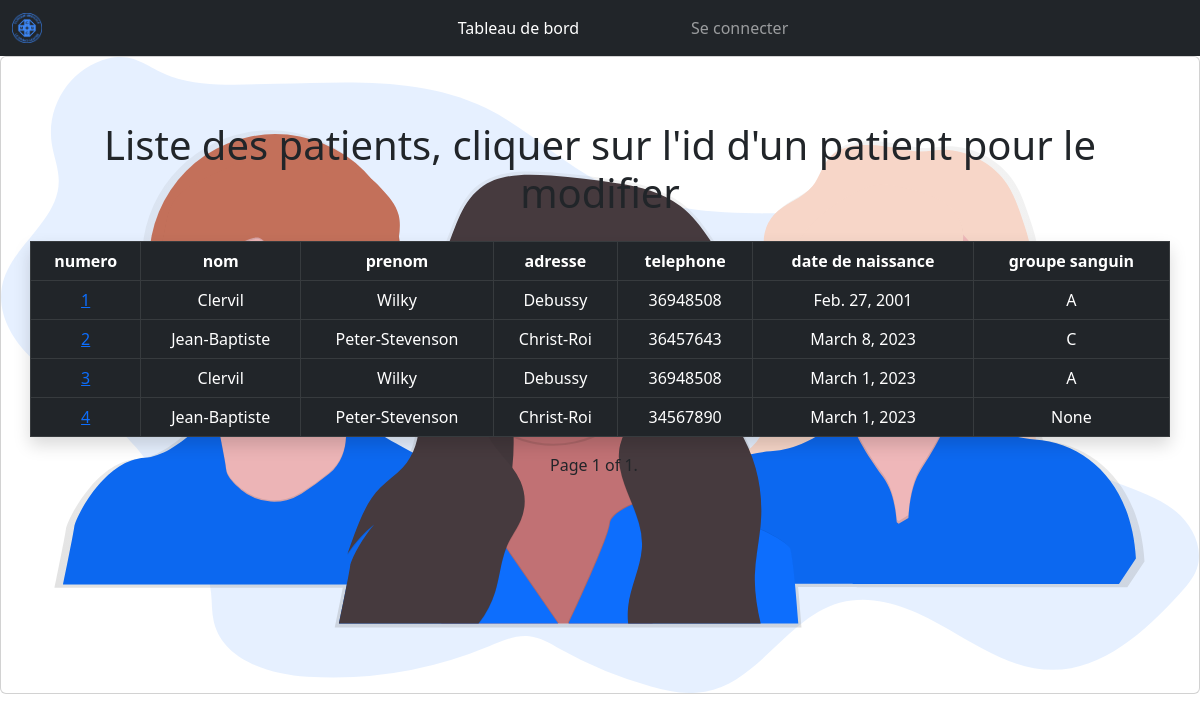
The page /accueil/choix_patient/ on the database its author committed.
### accueil/models.py (models this page shows, shortened)
class Patient (models.Model):
    num_patient = models.AutoField(primary_key=True)
    nom_patient = models.CharField(max_length=20)
    prenom_patient = models.CharField(max_length=20)
    adresse_patient = models.CharField(max_length=255)
    no_tel_patient = models.IntegerField()
    date_naissance = models.DateField()
    groupe_sanguin = models.CharField(max_length=1, null=True,blank=True)

### accueil/views.py (the view)
# urls.py: path('choix_patient/',views.ChoixPatient.as_view(),name='choix_patient'),
class ChoixPatient(generic.ListView):
    model = models.Patient
    template_name = 'accueil/liste_patient_mod.html'
    paginate_by = 8
    context_object_name = 'liste_patient'

### accueil/templates/accueil/liste_patient_mod.html (shortened to what this page needs)
{% extends 'base.html' %}
{% load static %}
{% block content %}
    <div class="card">
        <div class="card-img-overlay w-100 justify-content-center d-flex mt-5">
            <div class="container">
                    <div class="row">
                        <h1 class="text-center">Liste des patients, cliquer sur l'id d'un patient pour le modifier</h1>
                        <table class="table shadow table-bordered mt-3">
                            <thead class="table-dark">
                                <tr>
                                    <th class="text-center" scope="col">numero</th>
                                    <th class="text-center" scope="col">nom</th>
                                    <th class="text-center" scope="col">prenom</th>
                                    <th class="text-center" scope="col">adresse</th>
                                    <th class="text-center" scope="col">telephone</th>
                                    <th class="text-center" scope="col">date de naissance</th>
                                    <th class="text-center" scope="col">groupe sanguin</th>
                                </tr>
                            </thead>
                            <tbody class="table-dark">
                                {% for patient in page_obj %}
                                    <tr>
                                        <td class="text-center"><a href="{% url 'modifier_patient' patient.num_patient %}">{{patient.num_patient}}</a></td>
                                        <td class="text-center">{{patient.nom_patient}}</td>
                                        <td class="text-center">{{patient.prenom_patient}}</td>
                                        <td class="text-center">{{patient.adresse_patient}}</td>
                                        <td class="text-center">{{patient.no_tel_patient}}</td>
                                        <td class="text-center">{{patient.date_naissance}}</td>
                                        <td class="text-center">{{patient.groupe_sanguin}}</td>
                                    </tr>
                                {% endfor %}
                            </tbody>
                        </table>
                        <div class="pagination d-flex justify-content-center">
                            <span class="step-links">
                                <span class="current">
                                    Page {{ page_obj.number }} of {{ page_obj.paginator.num_pages }}.
                                </span>
                            </span>
                        </div>
                    </div>
        </div>
    </div>
{% endblock content %}

### rows shown on the page
Patient: num_patient "1", nom_patient "Clervil", prenom_patient "Wilky", adresse_patient "Debussy", no_tel_patient "36948508", date_naissance "Feb. 27, 2001", groupe_sanguin "A"
Patient: num_patient "2", nom_patient "Jean-Baptiste", prenom_patient "Peter-Stevenson", adresse_patient "Christ-Roi", no_tel_patient "36457643", date_naissance "March 8, 2023", groupe_sanguin "C"
Patient: num_patient "3", nom_patient "Clervil", prenom_patient "Wilky", adresse_patient "Debussy", no_tel_patient "36948508", date_naissance "March 1, 2023", groupe_sanguin "A"
Patient: num_patient "4", nom_patient "Jean-Baptiste", prenom_patient "Peter-Stevenson", adresse_patient "Christ-Roi", no_tel_patient "34567890", date_naissance "March 1, 2023", groupe_sanguin "None"

### other values the page prints
{{ page_obj.number }} "1"
{{ page_obj.paginator.num_pages }} "1"
